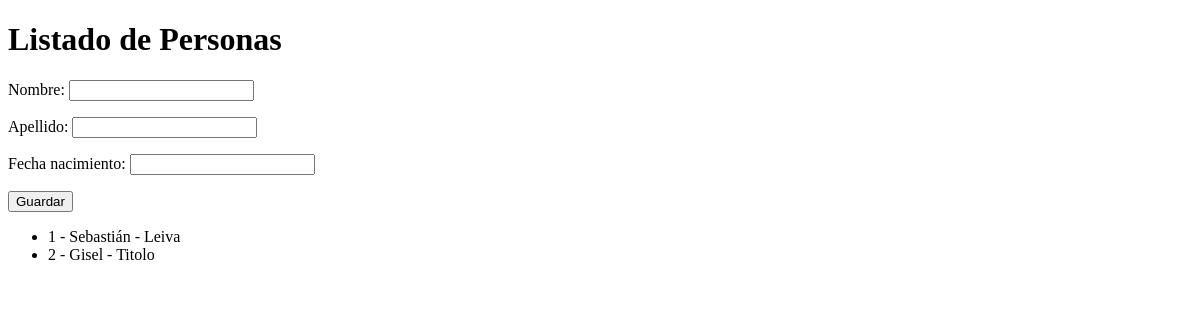
The app's page /personas, older data.
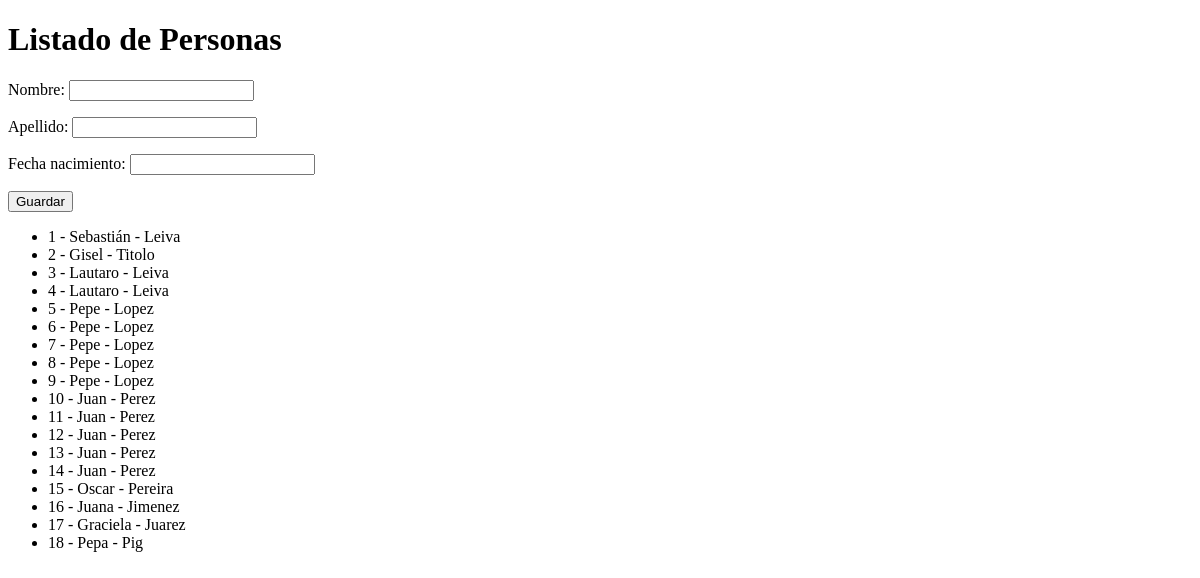
The same page, newer data.
### hola_mundo/models.py (models this page shows)
class Persona(models.Model):
    nombre = models.TextField(max_length=100)
    apellido = models.TextField(max_length=100)
    fecha_nacimiento = models.DateField()
    def __str__(self):
        return f"{self.id} - {self.nombre} - {self.apellido}"

### hola_mundo/views.py (the view)
# urls.py: path('personas', mostrar_personas, name="personas"),
def mostrar_personas(request):
    personas = Persona.objects.all()
    total_personas = len(personas)
    context = {
        "personas": personas,
        "total_personas": total_personas,
        "form": PersonaForm(),
    }
    return render(request, "hola_mundo/personas.html", context)

### hola_mundo/forms.py
class PersonaForm(forms.Form):
    nombre = forms.CharField(max_length=100)
    apellido = forms.CharField(max_length=100)
    fecha_nacimiento = forms.DateField()

### hola_mundo/templates/hola_mundo/personas.html (shortened to what this page needs)
{% extends 'hola_mundo/base.html' %}
{% block titulo %} Listado de Personas {% endblock %}
{% block listado %}
<form action="{% url 'personas-create' %}" method="POST">
    {{form.as_p}}
    <input type="submit" value="Guardar">
</form>
    <ul>
        {% for persona in personas %}
            <li>{{persona}}</li>
        {% endfor %}
    </ul>
{% endblock %}

### hola_mundo/templates/hola_mundo/base.html (shortened to what this page needs)
<!DOCTYPE html>
<html lang="en">
<head>
</head>
<body>
<h1>{% block titulo %} {% endblock %}</h1>
{% block listado %} {% endblock %}
</body>
</html>

Row changes from the older to the newer data that the page shows:
added Persona: id+nombre+apellido "3 - Lautaro - Leiva"
added Persona: id+nombre+apellido "4 - Lautaro - Leiva"
added Persona: id+nombre+apellido "5 - Pepe - Lopez"
added Persona: id+nombre+apellido "6 - Pepe - Lopez"
added Persona: id+nombre+apellido "7 - Pepe - Lopez"
added Persona: id+nombre+apellido "8 - Pepe - Lopez"
added Persona: id+nombre+apellido "9 - Pepe - Lopez"
added Persona: id+nombre+apellido "10 - Juan - Perez"
added Persona: id+nombre+apellido "11 - Juan - Perez"
added Persona: id+nombre+apellido "12 - Juan - Perez"
added Persona: id+nombre+apellido "13 - Juan - Perez"
added Persona: id+nombre+apellido "14 - Juan - Perez"
added Persona: id+nombre+apellido "15 - Oscar - Pereira"
added Persona: id+nombre+apellido "16 - Juana - Jimenez"
added Persona: id+nombre+apellido "17 - Graciela - Juarez"
added Persona: id+nombre+apellido "18 - Pepa - Pig"
